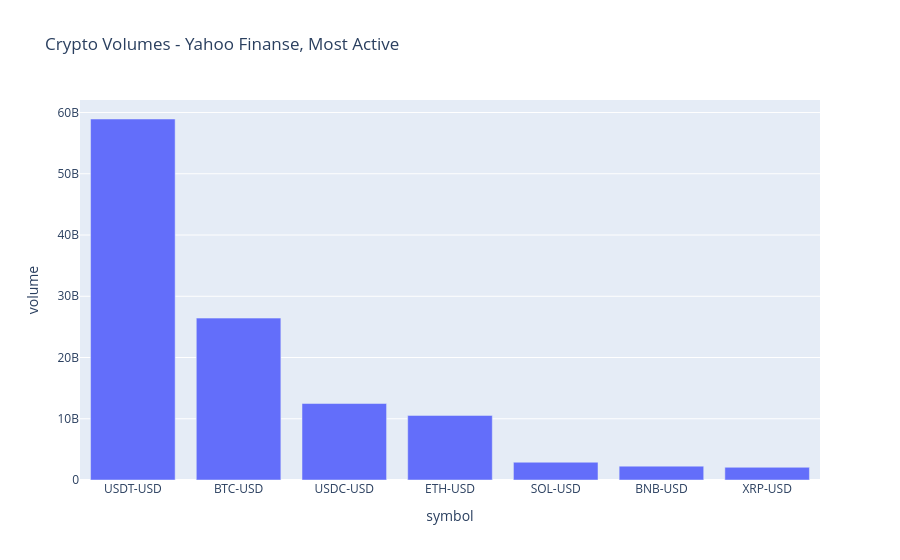

The notebook cell saved with this chart:
### Code cell
URL="https://finance.yahoo.com/markets/crypto/most-active/"
#print(URL)
HEADERS = {
    "User-Agent": "Mozilla/5.0 (Macintosh; Intel Mac OS X 10_15_7) AppleWebKit/537.36 (KHTML, like Gecko) Chrome/123.0.0.0 Safari/537.36"
}

def parse_human_numbers(num_str):
    if num_str is None:
        return None
    num_str = num_str.replace(',', '')
    last_char = num_str[-1]
    num_str_no_last_char = num_str[:-1]
    match (last_char):
        case 'K':
            return float(num_str_no_last_char) * 1_000
        case 'M':
            return float(num_str_no_last_char) * 1_000_000
        case 'B':
            return float(num_str_no_last_char) * 1_000_000_000
        case 'T':
            return float(num_str_no_last_char) * 1_000_000_000_000
        case _:
            return float(num_str)


def get_crypto_volumes():
    response = requests.get(URL, headers=HEADERS)
    soup = BeautifulSoup(response.text, 'html.parser')
    table = soup.find('table', attrs={'class':'yf-19xszjc'})
    #print(table)
    rows = table.find('tbody').find_all('tr')

    data = []
    for row in rows:
        #print(row)
        cols = row.find_all('td')
        symbol = cols[0].text.strip()
        name = cols[1].text.strip()
        price = parse_human_numbers(cols[4].text.strip())
        volume = parse_human_numbers(cols[8].text.strip())
        market_cap = parse_human_numbers(cols[6].text.strip())
        #print(symbol, name, price, volume, market_cap)
        #print('-'*60)

        data.append({
            'symbol': symbol,
            'name': name,
            'price': price,
            'volume': volume,
            'market_cap': market_cap
        })
    return pd.DataFrame(data)

def save_crypto_volumes(df):
    df.to_csv('data/crypto_volumes.csv', index=False)
    df.to_json('data/crypto_volumes.json', orient='records', indent=4)


def plot_volume(df):
    df_sorted = df.sort_values('volume', ascending=False)
    df_sorted_big = df_sorted[(df_sorted['volume'] > 1_000_000_000) & (df_sorted['market_cap'] > 10_000_000_000) ]
    '''
    Use list and for loop to perform a similar operation as the lambda expression below 
     #   print(df_sorted_big['market_cap'])
        market_caps = df_sorted_big['market_cap'].to_list()
        market_capits = []
        for market_cap in market_caps:
            market_capits.append(str(market_cap/1_000_000_000) + 'B')
    #    print(market_capits)
    '''
    df_sorted_big['market capit'] = df_sorted_big['market_cap'].apply(lambda x: str(x/1_000_000_000) + 'B')

    fig = px.bar(df_sorted_big,
                 x='symbol',
                 y='volume',
                 title='Crypto Volumes - Yahoo Finanse, Most Active',
                 hover_data=['name', 'price', 'market capit']
                )
    fig.show()


df = get_crypto_volumes()
save_crypto_volumes(df)
plot_volume(df)

# Lambda expressions
def x2(x):
    return x*2
#print(x2(1000))

x_2 = lambda x: x*2
#print(x_2(1000))

### Figure 1 — Plotly figure (JSON) as saved in the notebook; plotly's stock layout.template omitted (floating-point values rounded to 4 significant figures)
{"data": [{"customdata": [["Tether USDt USD", 0, "180.811B"], ["Bitcoin USD", -1187.0, "1612.0B"], ["USDC USD", 0, "71.247B"], ["Ethereum USD", -39.85, "283.796B"], ["Solana USD", -2.3, "59.358B"], ["BNB USD", -17.68, "97.481B"], ["XRP USD", -0.03, "81.901B"]], "hovertemplate": "symbol=%{x}<br>volume=%{y}<br>name=%{customdata[0]}<br>price=%{customdata[1]}<br>market capit=%{customdata[2]}<extra></extra>", "legendgroup": "", "marker": {"color": "#636efa", "pattern": {"shape": ""}}, "name": "", "orientation": "v", "showlegend": false, "textposition": "auto", "type": "bar", "x": ["USDT-USD", "BTC-USD", "USDC-USD", "ETH-USD", "SOL-USD", "BNB-USD", "XRP-USD"], "xaxis": "x", "y": [58940000000.0, 26430000000.0, 12490000000.0, 10540000000.0, 2902000000.0, 2264000000.0, 2073000000.0], "yaxis": "y"}], "layout": {"barmode": "relative", "legend": {"tracegroupgap": 0}, "title": {"text": "Crypto Volumes - Yahoo Finanse, Most Active"}, "xaxis": {"anchor": "y", "domain": [0, 1], "title": {"text": "symbol"}}, "yaxis": {"anchor": "x", "domain": [0, 1], "title": {"text": "volume"}}}}
